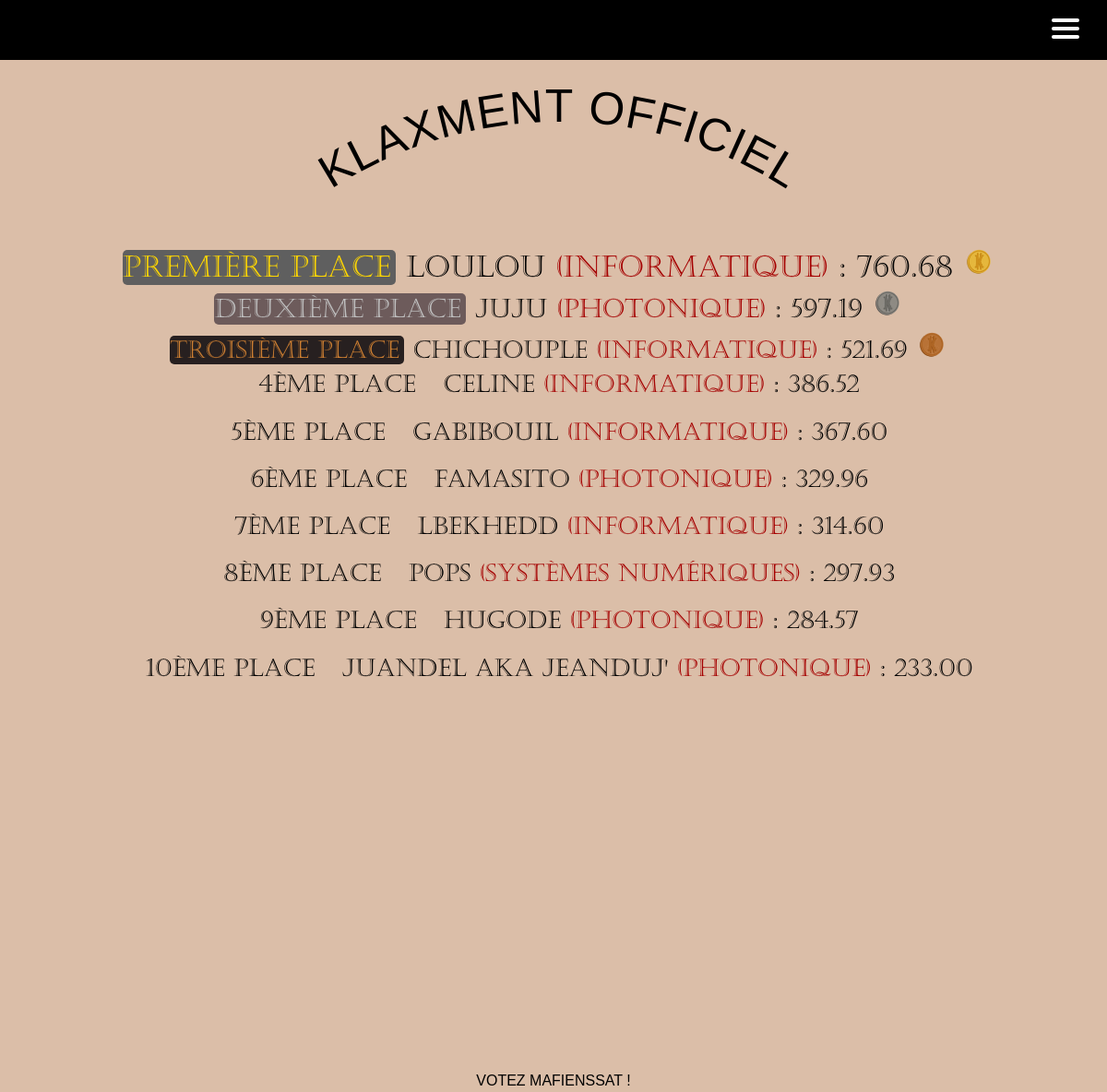
The page /klaxment/ on the database as committed earlier.
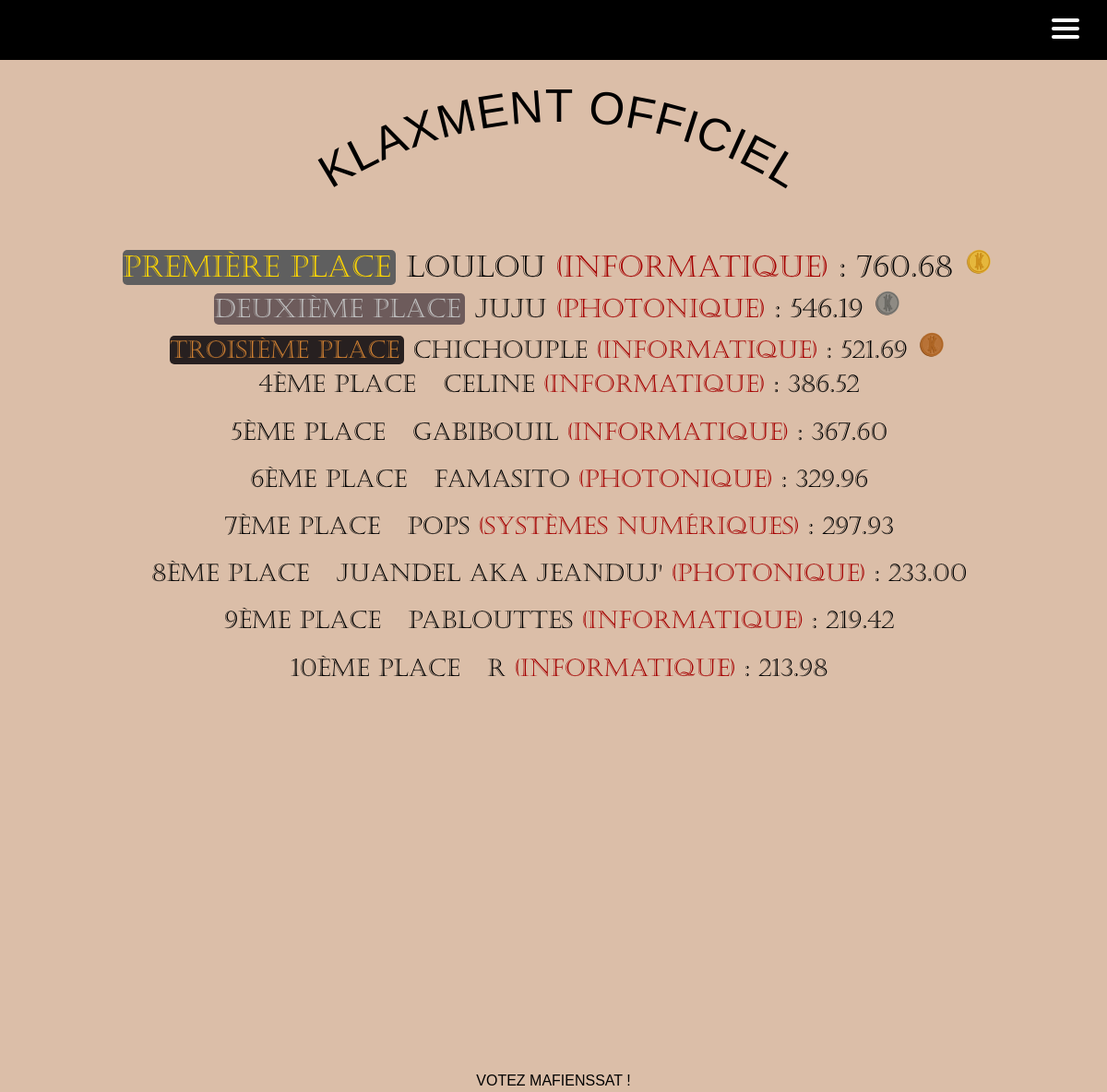
The same page on the database as committed later.
### main_app/models.py (models this page shows)
class User(AbstractUser):
    id = models.AutoField(primary_key=True, unique=True)
    first_name = models.CharField(max_length=30)
    last_name = models.CharField(max_length=30)
    username = models.CharField(max_length=20, unique=True)
    email = models.EmailField(unique=True, default="@enssat.fr")
    SECTOR = (
        ('INFO', 'Informatique'),
        ('PHOT', 'Photonique'),
        ('SNUM', 'Systèmes numériques'),
        ('IMR', 'IMR')
    )
    sector = models.CharField(max_length=4, choices=SECTOR, blank=True, help_text='Donne moi ta filière bro')
    created = models.DateTimeField(auto_now_add=True)
    updated = models.DateTimeField(auto_now=True)
    klax_coins = models.DecimalField(max_digits=12, decimal_places=2, default=100.00)
    activate = models.BooleanField(default=False)
    from_list = models.BooleanField(default=False)
    USERNAME_FIELD = 'email'
    REQUIRED_FIELDS = ['username']

### main_app/views.py (the view)
# urls.py: path("klaxment/", views.klaxment, name="klaxment"),
def klaxment(request):
    userList = User.objects.filter(is_staff=False, is_superuser=False, from_list=False, activate=True).order_by(
        '-klax_coins')
    try:
        user = User.objects.get(pk=request.user.id)
        pseudo = user.username
    except User.DoesNotExist:
        user = None
        pseudo = ""
    data = {'userList': userList, 'pseudo': pseudo}
    return render(request, 'nav_links/klaxment.html', data)

### templates/nav_links/klaxment.html (shortened to what this page needs)
{% extends 'main.html' %}
{% block content %}
{% load static %}
{% include 'nav.html' %}
<div class="row" id="klaxment_id">
    <div id="main_title" class="col-10">
        <h1 class="arced" id="arced">KLAXMENT OFFICIEL</h1>
        <div id="klaxment_list">
            {% for user in userList %}
                {% if forloop.counter == 1 %}
                    <h2><span id="first-span">Première place</span> {{ user.username }} <span class="sector_span">({{ user.get_sector_display }})</span> : {{user.klax_coins}} <img class="img-fluid" height="75" width="75" src="{% static 'klax_or.png' %}" alt=""/></h2>
                {% elif forloop.counter == 2 %}
                    <h3><span id="second-span">Deuxième place</span> {{ user.username }} <span class="sector_span">({{ user.get_sector_display }})</span> : {{user.klax_coins}} <img class="img-fluid" height="75" width="75" src="{% static 'klax_argent.png' %}" alt=""/></h3>
                {% elif forloop.counter == 3 %}
                    <h4><span id="third-span">Troisième place</span> {{ user.username }} <span class="sector_span">({{ user.get_sector_display }})</span> : {{user.klax_coins}} <img class="img-fluid" height="75" width="75" src="{% static 'klax_bronze.png' %}" alt=""/></h4>
                {% elif forloop.counter <= 10 %}
                    <h5><span id="after-span">{{forloop.counter}}ème place </span> {{ user.username }} <span class="sector_span">({{ user.get_sector_display }})</span> : {{user.klax_coins}}</h5>
                {% elif user.username == pseudo %}
                    <h5><span id="after-span">{{forloop.counter}}ème place </span> {{ user.username }} <span class="sector_span">({{ user.get_sector_display }})</span> : {{user.klax_coins}}</h5>
                {% endif %}
            {% endfor %}
        </div>
    </div>
</div>
<div id="vote_mafienssat_klaxment">
    <p>Votez Mafienssat !</p>
</div>
{% endblock %}

Rows that differ between the two databases and show on the page:
no longer on this page (row edited): User: username "LBEKHEDD", sector "INFORMATIQUE", klax_coins "314.60"
no longer on this page (row edited): User: username "HUGODE", sector "PHOTONIQUE", klax_coins "284.57"
changed User "JUJU": klax_coins "597.19" → "546.19"
now on this page (row unchanged): User: username "PABLOUTTES", sector "INFORMATIQUE", klax_coins "219.42"
now on this page (row unchanged): User: username "R", sector "INFORMATIQUE", klax_coins "213.98"
